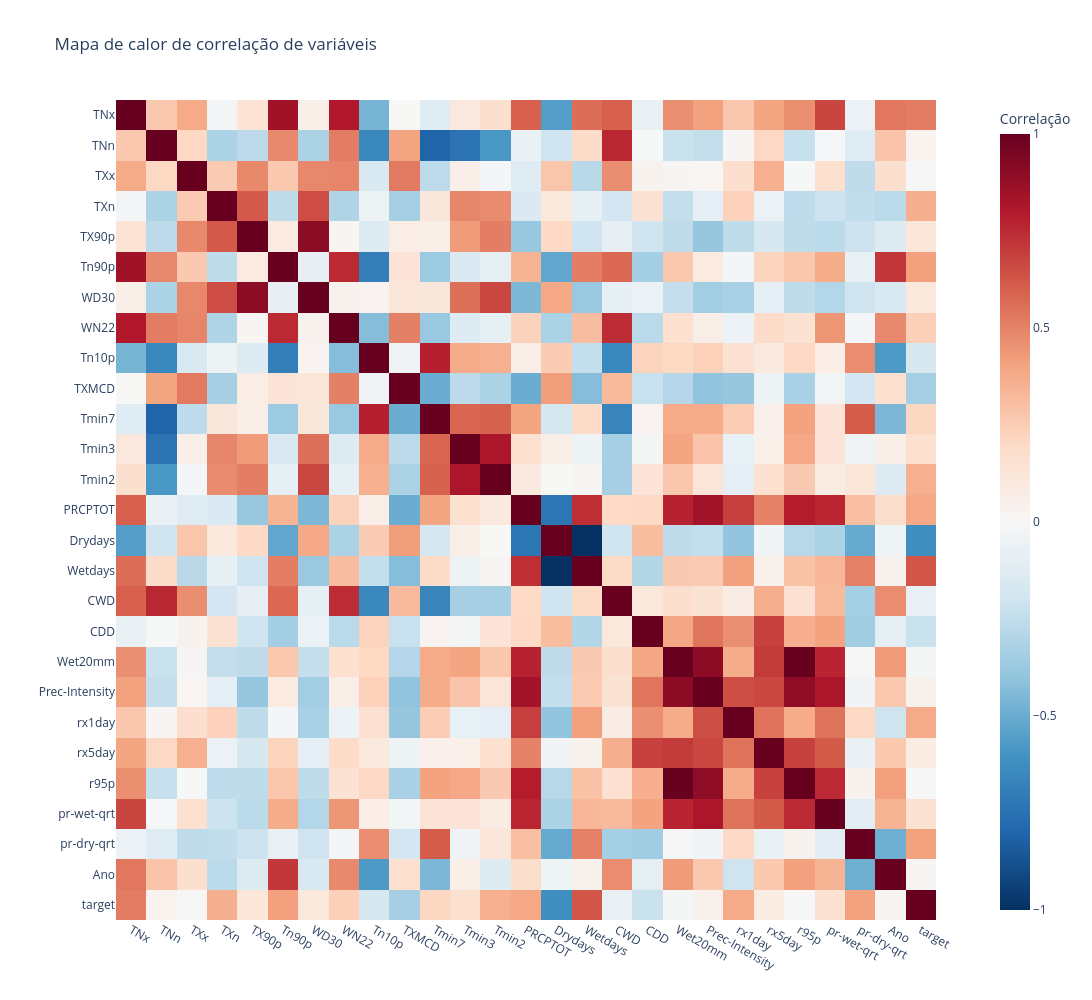

The cell this chart's notebook holds for it:
### Code cell
numeric_cols = df_municipio.select_dtypes(include=['float64', 'int64']).columns
corr_matrix = df_municipio[numeric_cols].corr()
corr_matrix.dropna(axis=1, how='all', inplace=True)
corr_matrix.dropna(axis=0, how='all', inplace=True)
fig = px.imshow(
    corr_matrix,
    color_continuous_scale='RdBu_r',
    zmin=-1, zmax=1,
    labels=dict(color='Correlação'),
    title="Mapa de calor de correlação de variáveis",
    width=1200,
    height=1000
)
fig.show()
pio.write_html(fig, file="Correlação de Variáveis - Dados Xavier - Alfenas.html", auto_open=True)

### Figure 1 — Plotly figure (JSON) as saved in the notebook; plotly's stock layout.template omitted (floating-point values rounded to 4 significant figures; data arrays with more than 128 entries replaced by an {"elided": "..."} marker saying what was removed)
{"data": [{"coloraxis": "coloraxis", "hovertemplate": "x: %{x}<br>y: %{y}<br>Correlação: %{z}<extra></extra>", "name": "0", "type": "heatmap", "x": ["TNx", "TNn", "TXx", "TXn", "TX90p", "Tn90p", "WD30", "WN22", "Tn10p", "TXMCD", "Tmin7", "Tmin3", "Tmin2", "PRCPTOT", "Drydays", "Wetdays", "CWD", "CDD", "Wet20mm", "Prec-Intensity", "rx1day", "rx5day", "r95p", "pr-wet-qrt", "pr-dry-qrt", "Ano", "target"], "xaxis": "x", "y": ["TNx", "TNn", "TXx", "TXn", "TX90p", "Tn90p", "WD30", "WN22", "Tn10p", "TXMCD", "Tmin7", "Tmin3", "Tmin2", "PRCPTOT", "Drydays", "Wetdays", "CWD", "CDD", "Wet20mm", "Prec-Intensity", "rx1day", "rx5day", "r95p", "pr-wet-qrt", "pr-dry-qrt", "Ano", "target"], "yaxis": "y", "z": {"elided": "27x27 float values"}}], "layout": {"coloraxis": {"cmax": 1, "cmin": -1, "colorbar": {"title": {"text": "Correlação"}}, "colorscale": [[0, "rgb(5,48,97)"], [0.1, "rgb(33,102,172)"], [0.2, "rgb(67,147,195)"], [0.3, "rgb(146,197,222)"], [0.4, "rgb(209,229,240)"], [0.5, "rgb(247,247,247)"], [0.6, "rgb(253,219,199)"], [0.7, "rgb(244,165,130)"], [0.8, "rgb(214,96,77)"], [0.9, "rgb(178,24,43)"], [1, "rgb(103,0,31)"]]}, "height": 1000, "title": {"text": "Mapa de calor de correlação de variáveis"}, "width": 1200, "xaxis": {"anchor": "y", "constrain": "domain", "domain": [0, 1], "scaleanchor": "y"}, "yaxis": {"anchor": "x", "autorange": "reversed", "constrain": "domain", "domain": [0, 1]}}}
